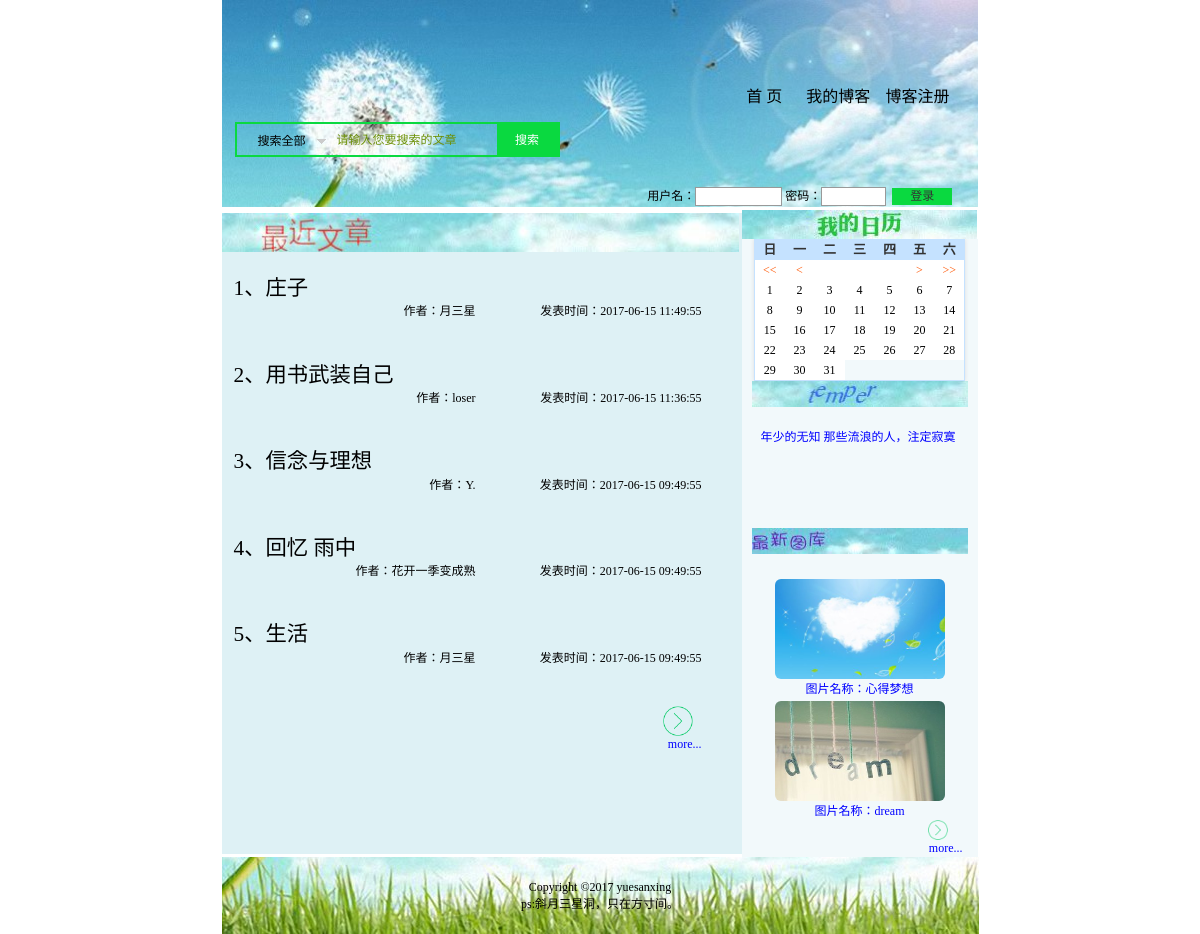
Screenshot of /main.php with the database file from the repository.
### tables this page shows
CREATE TABLE `tb_article` (
  `id` int(10) NOT NULL,
  `content` mediumtext NOT NULL,
  `author` varchar(20) NOT NULL DEFAULT '',
  `now` datetime NOT NULL DEFAULT CURRENT_TIMESTAMP,
  `title` varchar(200) NOT NULL
);

CREATE TABLE `tb_public` (
  `id` int(4) NOT NULL,
  `title` varchar(50) NOT NULL,
  `content` varchar(200) NOT NULL,
  `pub_time` date NOT NULL
);

CREATE TABLE `tb_tpsc` (
  `id` int(10) NOT NULL,
  `tpmc` varchar(30) NOT NULL,
  `file` varchar(300) DEFAULT NULL,
  `author` varchar(20) NOT NULL,
  `scsj` date NOT NULL DEFAULT '0000-00-00'
);

### main.php (the view, shortened to what this page needs)
<?php
	include "conn.php";
 ?>
<!DOCTYPE html>
<html>
<head>
	<link rel="stylesheet" href="CSS/bootstrap-grid.min.css">
	<link rel="stylesheet" href="dist/zoomify.min.css">
	<link rel="stylesheet" href="CSS/stylejsa.css">
	<link rel="stylesheet" href="CSS/main_base.css" />
</head>
<link href="CSS/style.css" rel="stylesheet"/>
<body>
	<table width="757" border="0" align="center" cellpadding="0" cellspacing="0" style="border-right:1px solid  #ffffff">
		<tr align="right" valign="top" style="margin-bottom: 10px;">
			<td height="180" colspan="2" background="images/head.jpg">
				<table width="100%" height="200"  border="0" cellpadding="0" cellspacing="0">
					<tr>
						<td height="51" align="right"><br><br><br><br><br>
							<table width="262" border="0" cellspacing="0" cellpadding="0">
								<tr align="left">
									<td width="26" height="20"><a href="main.php"></a></td>
									<td width="51" class="word_white"><a href="main.php"><span style="FONT-SIZE: 12pt; COLOR: #000000; TEXT-DECORATION: none">首  页</span></a></td>
									<td width="67"><a href="my_main.php"><span  style="FONT-SIZE: 12pt; COLOR: #000000; TEXT-DECORATION: none">我的博客</span></a></td>
									<td width="55"><a href="<?php echo (!isset($_SESSION[username])?'regist.php':'safe.php'); ?>"><span style="FONT-SIZE: 12pt; COLOR: #000000; TEXT-DECORATION: none"><?php echo (!isset($_SESSION[username])?"博客注册":"安全退出"); ?></span></a></td>
									<td width="23">&nbsp;</td>
								</tr>
							</table>
						</td>
					</tr>
					<tr>
						<td height="56" align="left">
							<div class="search radius6">
								<form name="searchform" method="post" action="search.php">
									<input class="inp_srh" name="keyboard" style=""  placeholder="请输入您要搜索的文章" >
									<input class="btn_srh" type="submit" name="submit" value="搜索">
								</form>
							</div>
						</td>
					</tr>
					<tr>
						<form name="form" method="post" action="checkuser.php">
							 <td height="20" valign="baseline">
							 	<table width="100%"  border="0" cellpadding="0" cellspacing="0">
							 		<tr>
							 			<td width="55%" height="20" align="center" valign="baseline">&nbsp;</td>
							 			<td width="45%" align="left" valign="baseline" style="text-indent:10px;">
							 				<?php
							 					if (!isset($_SESSION[username])) {
							 				 ?>
							 				 用户名：<input  name=txt_user size="10">
							 				 密码：<input  name=txt_pwd type=password style="FONT-SIZE: 9pt; WIDTH: 65px" size="6">&nbsp;
							 			<input style="FONT-SIZE: 9pt;width: 60px;background-color:#0ad940 ;border: 0px;"  type="submit" value="登录">&nbsp;
										 				 <?php } ?>
										 			</td>
										 		</tr><br>
							 	</table>
							 </td>
						</form>
					</tr>
				</table>
			</td>
		</tr>
		<tr style="height: 3px;"></tr>
		<tr>
			<td width="521" align="center" >
				<table width="100%" height="530"  border="0" cellpadding="0" cellspacing="0" table bgcolor=#def1f5>
					<tr>
						<td height="39" valign="top"><img src="images/newfile_title.jpg" width="517" height="39"></td>
					</tr>
					<tr>
					          <td height="522" align="top"><table style="WIDTH: 480px" cellspacing=0 cellpadding=0>
					            <?php
					              $sql=mysql_query("select id,title,author,now from tb_article order by now desc limit 5");
					              $i=1;
					              while($info=mysql_fetch_array($sql)){
					             ?>
					             <tr width="430">
					              <td width="426" align="top" valign="top" colspan="2">
					                <a style="FONT-SIZE: 16pt; COLOR: #000000"; href="article.php?file_id=<?php echo $info[id];?>"
					                ><?php echo $i."、".substr($info[title],0,66);?></a>
					              </td>
					             </tr>
					              <tr>
					              	<td align="right"> <?php echo "作者：".$info[author];?></td>
					                <td align="right" width="226"><?php echo "发表时间：".$info[now];?></td>
					             </tr>
					             <td height="39" align="right">&nbsp;&nbsp;&nbsp;<th/></td>
					             <?php $i=$i+1; } ?>
					            <tr  align="right">
								  	<td colspan="3" height="30" align="right"><a href="file_more.php"><img src=" images/more.png" width="30" height="30" border="0">&nbsp;&nbsp;&nbsp;<br>more...</a></td>
								</tr>
					        </table></td>
					</tr>
					<tr>
						<td height="50">&nbsp;</td>
					</tr>
					<tr>
						<td style="height: 30px;">&nbsp;</td>
					</tr>
				</table>
			</td>
			<td width="236" height="560" background="images/head.jpg">
				<?php require_once 'left.php'?>
			</td>
		</tr>
	</table>
	<?php
		require_once 'footer.php';
	?>
</body>
</html>

### left.php (shortened to what this page needs)
<table width="236" height="100%"  border="0" cellpadding="0" cellspacing="0" bgcolor="#f2f9fb" >
	<tr>
		<td height="26" align="center" valign="top">
			<table width="100%" height="26" border="0" cellpadding="0" cellspacing="0">
				<tr width="100%" height="26">
					<td height="6" bgcolor="#ffffff" valign="top"><img src="images/cale_title.jpg"></td>
				</tr>
				<div align="top">
					<?php
						require_once 'caltest.php';
					?>
		</td>
	</tr>
	<tr>
		<td height="125" align="center" valign="top"><table width="200" border="0" cellpadding="0" cellspacing="0">
			<tr>
				<td><img src="images/tell_title.jpg" width="216" height="26"></td>
			</tr></table><br>
			<table width="200"  border="0" cellspacing="0" cellpadding="0">
		  <tr>
             <td><table width="201"  border="0" cellspacing="0" cellpadding="0" valign="top" style="margin-top:5px;">
              <tbody>
                <tr>
                  <td style="WIDTH: 201px; HEIGHT: 99px" colspan=3 rowspan=2>
                  <?php
                        $p_sql = "select * from tb_public order by id desc";
                        $p_rst = mysql_query($p_sql,$link);
                       ?>
                       <marquee onMouseOver=this.stop()
                                style="WIDTH: 198px; HEIGHT: 99px" onMouseOut=this.start()
                                scrollamount=2 scrolldelay=7 direction=up>
                              <span style="FONT-SIZE: 9pt"><center>
                               <?php
                               while($p_row = mysql_fetch_row($p_rst)){
                           ?>
                            <a href="#"
                             onclick="wopen=open('show_pub.php?id=<?php echo $p_row[0]; ?>','','height=200,width=500,scollbars=no')"><?php echo $p_row[1]; ?></a>
                             <?php
                                }
                            ?>
                              </center></span>
                          </marquee></td>
                </tr>
              </tbody>
            </table></td>
          </tr>
			</table>
		</td>
	</tr>
	<tr>
		<td height="201" align="center" valign="top">
			<table width="200" border="0" cellpadding="0" cellspacing="0">
				<tr>
					<td><img src="images/newimg_title.jpg" width="216" height="26"></td>
				</tr>
			</table>
			<br>
			<table width="145"  border="0" cellspacing="0" cellpadding="0">
				<tr>
					<td><table width="201"  border="0" cellspacing="0" cellpadding="0" valign="top" style="margin-top:5px;">
					<?php
						$sql=mysql_query("select id,tpmc,file from tb_tpsc order by scsj desc limit 2");
						while($info=mysql_fetch_array($sql)){
					 ?>
			 	<tr>
			 		<td width="9" rowspan="2"  align="center">&nbsp;
			 		<td width="147"  align="center">
			 		<div class="container">
						<div class="examples">
							<div class="row">
								<div class="example  col-md-12 col-xs-12 ">
									 <img src="<?php echo $info[file];?>" class="img-rounded" alt="" width="90" height="100" border="0">
								</div>
							</div>
						</div>
					</div>
					</td>
			 		<td width="10" rowspan="2"  align="center">&nbsp;</td>
			 	</tr>
			 	<tr>
			 		<td  align="center"><a href="image.php?recid=<?php echo $info[id]; ?>">图片名称：<?php echo $info[tpmc];?></a></td>
			 	</tr>
			 	<?php } ?>
			 		<tr>
					  <td colspan="3" height="10" align="right"><a href="pic_more.php"><img src=" images/more.png" width="20" height="20" border="0">&nbsp;&nbsp;&nbsp;&nbsp;&nbsp;<br>more...</a></td>
					</tr>
				 </table>
			</td>
		</tr>
			</table>
		</td>
	</tr>
</table>

### caltest.php (shortened to what this page needs)
<?php
$calendar = new calendar();
class calendar {
    private $year;
    private $month;
    private $start_weekday;
    private $days;
    private $yearMonth = array(2080, 1900, 12, 1);
    function __construct() {
        $this->days = date('t', mktime(0, 0, 0, $this->month, 1, $this->year));
        $this->start_weekday = date('w', mktime(0, 0, 0, $this->month, 1, $this->year));
        $this->style();
    }
    private function style() {
        echo '<table id="calendar">';
        $this->weeklist();
        $this->daylist();
    }
    private function ymCheck($year, $month) {
        if (!is_numeric($year)) {
            $year = date('Y');
        }
        if (!is_numeric($month)) {
            $month = date('m');
        }
        $year = $year < $this->yearMonth[1] ? $this->yearMonth[1] : $year;
        $year = $year > $this->yearMonth[0] ? $this->yearMonth[0] : $year;
        return array($year, $month);
    }
    private function pnYm($year, $month) {
        $ym = $this->ymCheck($year, $month);
        $this->year = $ym[0];
        $this->month = $ym[1];
    }
    private function weeklist() {
        $week = array('日','一','二','三','四','五','六');
        echo '<tr>';
        foreach ($week as $val) {
            echo '<th>'.$val.'</th>';
        }
        echo '</tr>';
    }
    private function daylist() {
        echo '<tr>';
        echo '<td><a title="上一年" href="?year='.($this->year-1).'&month='.$this->month.'"><<</a></td>';
        echo '<td><a title="上一月" href="?year='.$this->year.'&month='.($this->month-1).'"><</a></td>';
        echo '<td>&nbsp;&nbsp;</td>';
        echo '<td>&nbsp;&nbsp;</td>';
        echo '<td>&nbsp;&nbsp;</td>';
       echo '<td><a title="下一月" href="?year='.$this->year.'&month='.($this->month+1).'">></a></td>';
       echo '<td><a title="下一年" href="?year='.($this->year+1).'&month='.$this->month.'">>></a></td>';
       echo '</tr>';
       echo '<tr>';
       for($i = 0; $i < $this->start_weekday; $i++) {
             echo '<td>&nbsp;</td>';
       }
       for ($k = 1; $k <= $this->days; $k++) {
            $i++;
            if ($k == date('d')) {
                  echo '<td>'.$k.'</td>';
            }else {
                  echo '<td>'.$k.'</td>';
            }
            if ($i % 7 == 0) {
                 if ($k != $this->days) {
                        echo '</tr><tr>';
                 }
            }
        }
         echo '</tr>';
    }
}
?>

### footer.php
<table width="757" height="77" border="0" align="center" cellpadding="0" cellspacing="0">
  <tr>
    <td background="images/footer.jpg"><div align="center">
   Copyright ©2017 yuesanxing<br>ps:斜月三星洞，只在方寸间。
	</div></td>
  </tr>
</table>

### CSS/stylejsa.css (style rules this page uses)
html, body { background: -webkit-linear-gradient(#000000, #fff ); background: -moz-linear-gradient(#ecf0f1, #fff ); background: -ms-linear-gradient(#ecf0f1, #fff ); background: -o-linear-gradient(#ecf0f1, #fff ); background: linear-gradient(#ecf0f1, #fff ); }
a, a:hover, a:focus { color: #0095ff; }
@media (min-width: 80px) { .container { max-width: 200px !important; } }
.examples { margin-top: 3px; }
.examples .row { margin-bottom: 2px; }
.example img { width: 100%; }

### CSS/main_base.css (style rules this page uses)
.search input,select { font-size:12px;vertical-align:middle; }
.search textarea,input { word-wrap:break-word;word-break:break-all;padding:0px; }

### CSS/style.css (style rules this page uses)
td { font-size: 9pt; color: #000000; }
a { font-size: 9pt; text-decoration: none; color: #000000; noline:expression(this.onfocus=this.blur); }
img { border:0; }
input { font-size: 9pt; color: #333333; border: 1px solid #999999; }
.word_white { color:#FFFFFF; }
A:link { FONT-SIZE: 9pt; COLOR: blue; }
td { FONT-SIZE:9pt; }
table { BORDER-TOP: 0px; BORDER-LEFT: 0px; BORDER-BOTTOM: 2px }
body { font-family:Verdana;FONT-SIZE: 12px;MARGIN: 0;color: #000000;background: #ffffff; }
textarea,input,object { font-size: 12px; }
#calendar { width:auto; margin:0 auto; border:0; border-collapse:collapse; box-shadow:0px 0px 4px #ddd; font-size:13px; text-align:center; font-family:"΢���ź�"; color:#333; border:solid 1px #c5e2ff; }
#calendar tr { width:auto; height:20px; line-height:20px; }
#calendar tr th { width:30px; background:#c5e2ff; }
#calendar tr td { background:#fff; }
#calendar tr td a { text-decoration:none; color:#f50; font-weight:9; }

### main.php (style rules this page uses)
.search { border:2px solid #0ad940;height:35px;margin:13px;width:325px; }
.search input.inp_srh,.search input.btn_srh { border:none;background:none;height:33px;line-height:33px;float:left }
.search input.inp_srh { outline:none;width:160px; }
.search input.btn_srh { background:#0ad940;color:#FFF;font-family:"微软雅黑";font-size:12px;width:61px; }

### rows the page displays
tb_article: title "庄子", author "月三星", now "2017-06-15 11:49:55"
tb_article: title "用书武装自己", author "loser", now "2017-06-15 11:36:55"
tb_article: title "信念与理想", author "Y.", now "2017-06-15 09:49:55"
tb_article: title "回忆 雨中", author "花开一季变成熟", now "2017-06-15 09:49:55"
tb_article: title "生活", author "月三星", now "2017-06-15 09:49:55"
tb_public: $p_row[0] 2 (drawn), title "年少的无知"
tb_public: title "那些流浪的人，注定寂寞"
tb_tpsc: file (picture), tpmc "心得梦想"
tb_tpsc: file (picture), tpmc "dream"

### other values shown
$val "日"
$val "一"
$val "二"
$val "三"
$val "四"
$val "五"
$val "六"
